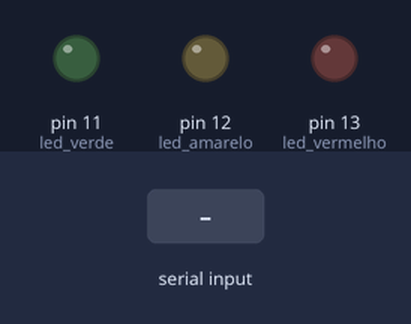
The sketch below on a simulated Arduino Uno, built with avr-gcc and run on an emulated ATmega328P. On the bench: output pins drawn as LEDs (lit = HIGH). The inputs (shaded band) are chosen by the test bench.

Above: at 1.2 s.
1.3 s: "R" received over Serial
At 1.6 s:
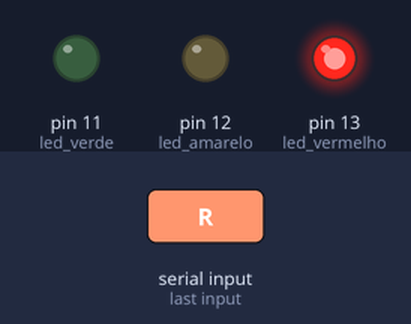
2.8 s: "G" received over Serial
At 4.0 s:
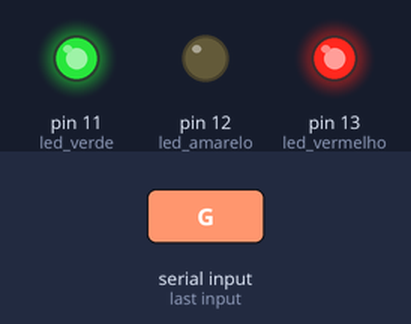
4.3 s: "r" received over Serial
At 5.1 s:
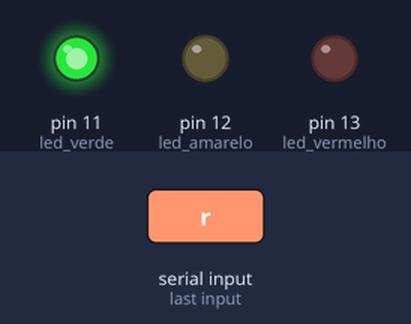
5.8 s: "Y" received over Serial
At 6.2 s:
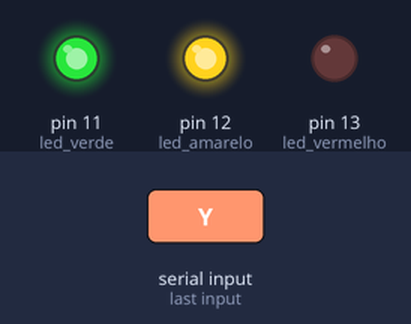
7.3 s: "g" received over Serial
At 8.5 s:
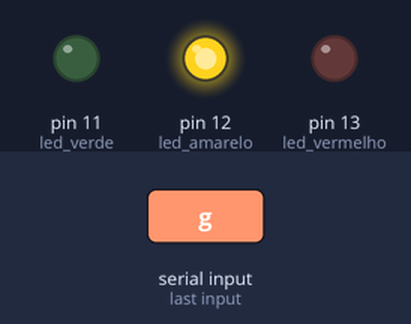
8.8 s: "y" received over Serial
At 9.7 s:
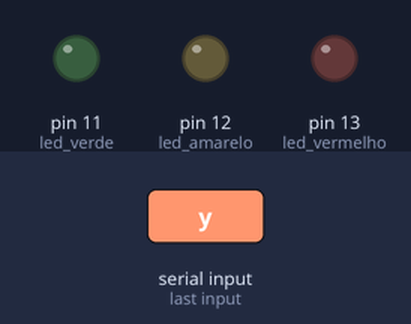
Timing chart, 0 to 11.3 s (numbered marks = the images above; inputs shaded):
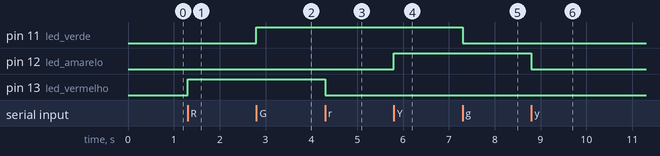

Measured:
- after the input at 1.3 s, pin 13 (led_vermelho): LOW → HIGH at once
- after the input at 2.8 s, pin 11 (led_verde): LOW → HIGH at once
- after the input at 4.3 s, pin 13 (led_vermelho): HIGH → LOW at once
- after the input at 5.8 s, pin 12 (led_amarelo): LOW → HIGH at once
- after the input at 7.3 s, pin 11 (led_verde): HIGH → LOW at once
- after the input at 8.8 s, pin 12 (led_amarelo): HIGH → LOW at once

The sketch:

Selecao_multipla.ino
```cpp
/*************************************************************************
Colégio SATC
Curso Técnico em Informática
Disciplina: Sistemas Embarcados
Turma: 2137
Professor: Marcos Antonio Jeremias Coelho
Programa: Seleção multipla
Autor: Luan Zuchinali Zanardo
************************************************************************ */

const int led_vermelho = 13;			//
const int led_verde = 11;			//
const int led_amarelo = 12;			//
char led;					//

void setup() {
  pinMode(led_vermelho, OUTPUT);		//
  pinMode(led_verde, OUTPUT);			//
  pinMode(led_amarelo, OUTPUT);			//
  Serial.begin(115200); 			// Definição da velocide de transmissão em 115200 bps
}

void loop() {
  if (Serial.available()) {			//
    led = Serial.read();			//
    switch (led) {				//
      case 'R': digitalWrite(led_vermelho, HIGH);	// Acende led
        break;						//
      case 'r': digitalWrite(led_vermelho, LOW);	// Apaga led
        break;
      case 'G': digitalWrite(led_verde, HIGH);		// Acende led
        break;
      case 'g': digitalWrite(led_verde, LOW);		// Apaga led
        break;
      case 'Y': digitalWrite(led_amarelo, HIGH);	// Acende led
        break;
      case 'y': digitalWrite(led_amarelo, LOW);		// Apaga led
        break;
      default: Serial.println("Nenhum led selecionado!!!"); //
       break;
    }
  }
}
```
